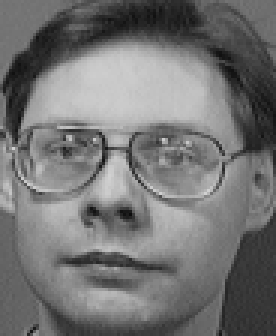
#> input picture archive/s4/8.pgm, 92 x 112 px, found by its file name (shown 3 times larger)
$ python DetectFaces.py
#> lines starting #> are read from the running program, lines starting #| are printed output that depends on the picture; after the words box and inside, x2 and y2 are one past the last pixel; in counts of white or black regions, pixels touching at a corner belong together
import cv2

image = cv2.imread("dataset\\test\\s4\\8.pgm")
#> image is the input picture: shape (112, 92, 3); min 12, max 209, mean 115.9
image = cv2.resize(image, (500, 500))
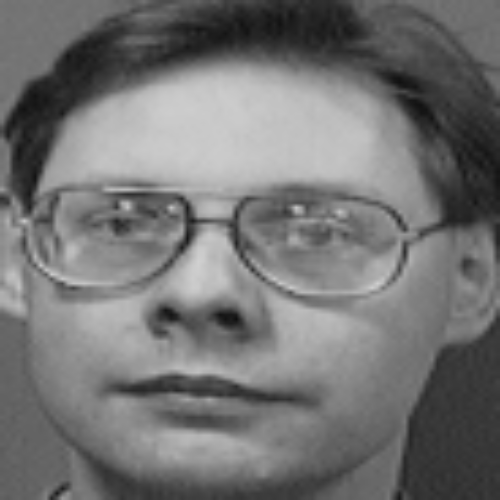
#> image: shape (500, 500, 3); min 14, max 209, mean 115.8
gray = cv2.cvtColor(image, cv2.COLOR_BGR2GRAY)

# Load Haar Cascade for face detection
face_cascade = cv2.CascadeClassifier(cv2.data.haarcascades + 'haarcascade_frontalface_default.xml')

# Detect face
faces = face_cascade.detectMultiScale(gray, scaleFactor=1.1, minNeighbors=5)
#> faces = [[23, 83, 386, 386]]

# Draw rectangle
for (x, y, w, h) in faces:
    cv2.rectangle(image, (x, y), (x + w, y + h), (0, 255, 0), 2)
#> this loop made 1 pass
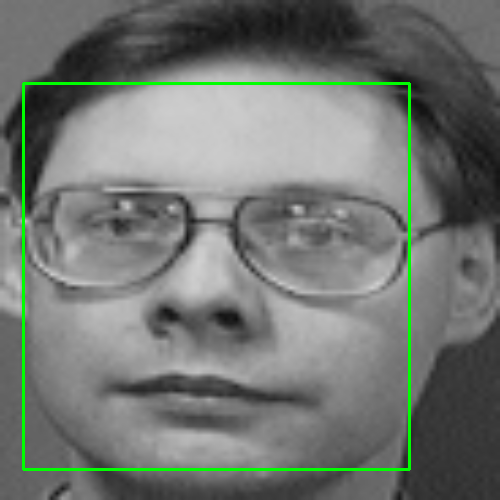
#> image: shape (500, 500, 3); 1.85% of pixels changed, all inside (x1, y1, x2, y2) = (22, 82, 411, 471)

cv2.imshow("Face with Rectangle", image)
cv2.waitKey(0)
cv2.destroyAllWindows()

$ run again, with archive/s4/1.pgm copied over archive/s4/8.pgm
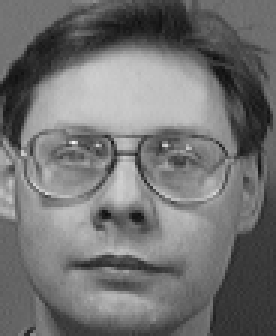
#> input picture archive/s4/1.pgm, 92 x 112 px, found by its file name (shown 3 times larger)
#> image is the input picture: shape (112, 92, 3); min 15, max 244, mean 114.4
#> `image = cv2.resize(image, (500, 500))`:
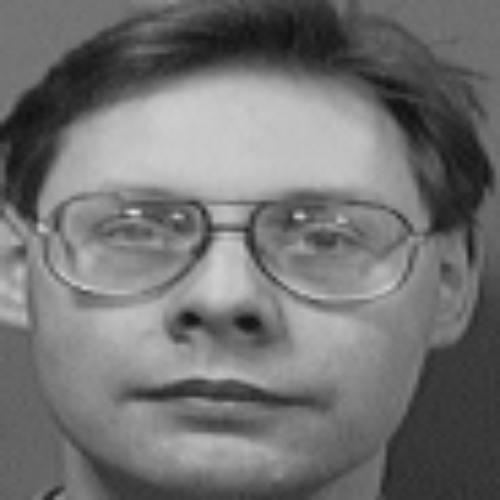
#> image: shape (500, 500, 3); min 17, max 230, mean 114.3
#> faces = [[34, 79, 397, 397]]
#> the loop `for (x, y, w, h) in faces:` made 1 pass
#> after the loop `for (x, y, w, h) in faces:`:
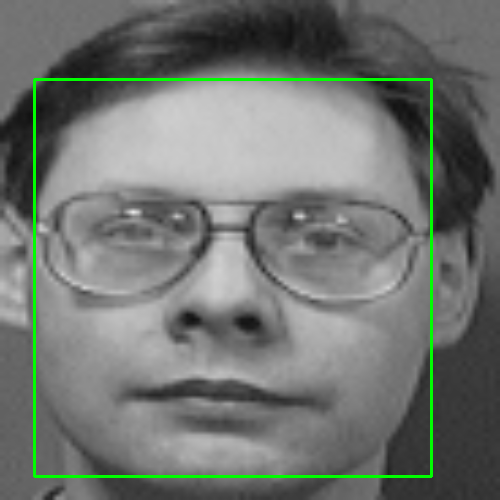
#> image: shape (500, 500, 3); 1.9% of pixels changed, all inside (x1, y1, x2, y2) = (33, 78, 433, 478)

$ run again, with archive/s4/10.pgm copied over archive/s4/8.pgm
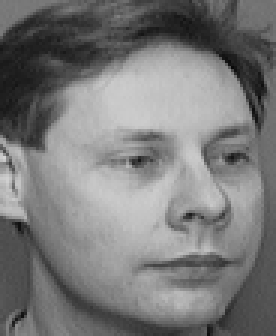
#> input picture archive/s4/10.pgm, 92 x 112 px, found by its file name (shown 3 times larger)
#> image is the input picture: shape (112, 92, 3); min 9, max 210, mean 121.8
#> `image = cv2.resize(image, (500, 500))`:
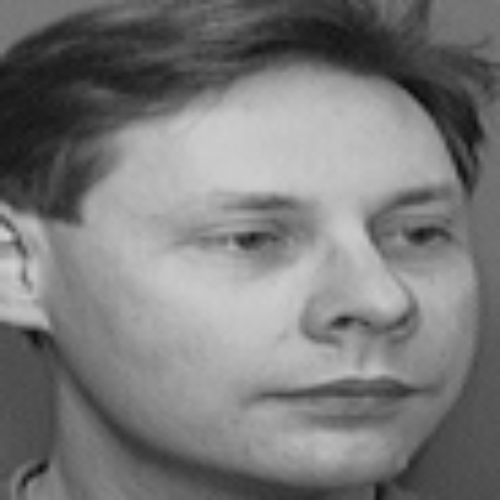
#> image: shape (500, 500, 3); min 10, max 209, mean 121.6
#> faces = [[144, 101, 355, 355]]
#> the loop `for (x, y, w, h) in faces:` made 1 pass
#> after the loop `for (x, y, w, h) in faces:`:
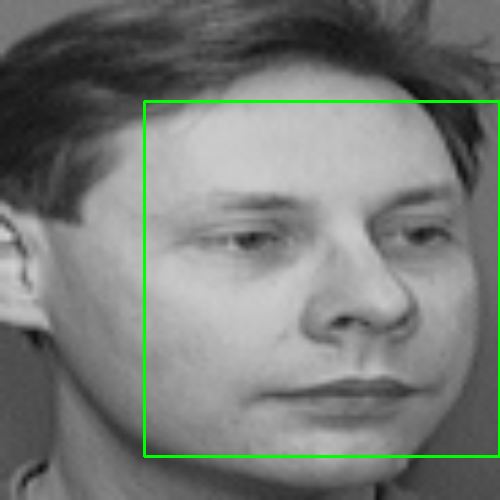
#> image: shape (500, 500, 3); 1.56% of pixels changed, all inside (x1, y1, x2, y2) = (143, 100, 500, 458)

$ run again, with archive/s4/2.pgm copied over archive/s4/8.pgm
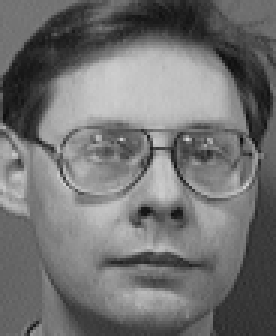
#> input picture archive/s4/2.pgm, 92 x 112 px, found by its file name (shown 3 times larger)
#> image is the input picture: shape (112, 92, 3); min 11, max 214, mean 113.7
#> `image = cv2.resize(image, (500, 500))`:
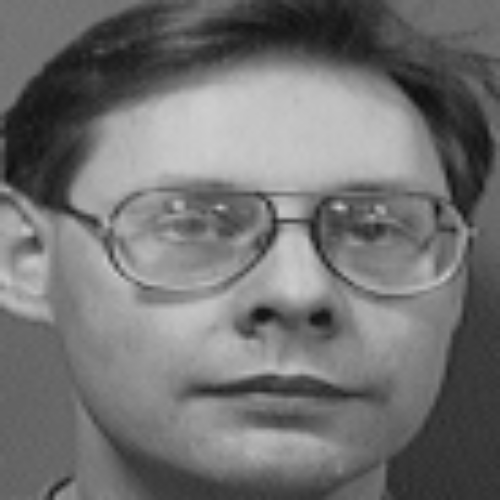
#> image: shape (500, 500, 3); min 12, max 211, mean 113.6
#> faces = [[91, 79, 384, 384]]
#> the loop `for (x, y, w, h) in faces:` made 1 pass
#> after the loop `for (x, y, w, h) in faces:`:
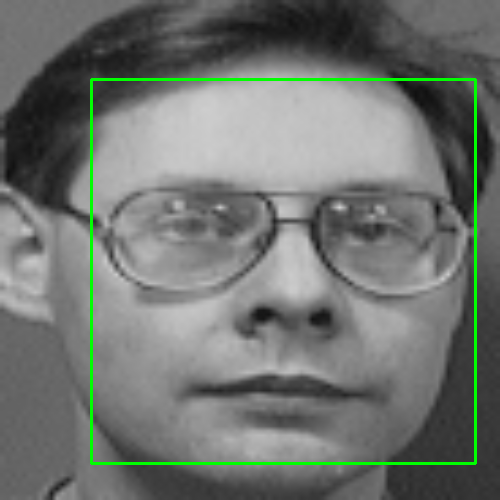
#> image: shape (500, 500, 3); 1.84% of pixels changed, all inside (x1, y1, x2, y2) = (90, 78, 477, 465)
